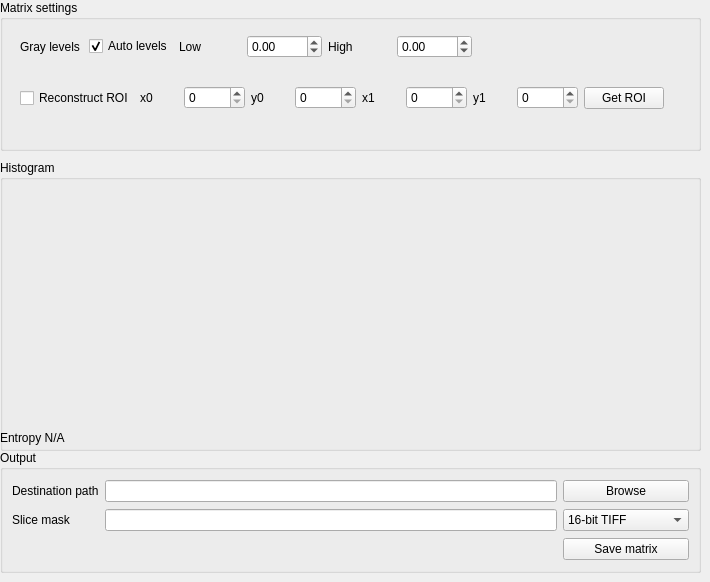
        <widget class="QWidget" name="tabMatrix">
         <attribute name="title">
          <string>Results</string>
         </attribute>
         <widget class="QGroupBox" name="groupMatrixSettings">
          <property name="geometry">
           <rect>
            <x>0</x>
            <y>0</y>
            <width>701</width>
            <height>151</height>
           </rect>
          </property>
          <property name="title">
           <string>Matrix settings</string>
          </property>
          <widget class="QWidget" name="layoutWidget">
           <property name="geometry">
            <rect>
             <x>20</x>
             <y>30</y>
             <width>452</width>
             <height>33</height>
            </rect>
           </property>
           <layout class="QHBoxLayout" name="layoutGraylevels">
            <item>
             <widget class="QLabel" name="label_40">
              <property name="text">
               <string>Gray levels</string>
              </property>
             </widget>
            </item>
            <item>
             <widget class="QCheckBox" name="checkUseAutograyLevels">
              <property name="text">
               <string>Auto levels</string>
              </property>
              <property name="checked">
               <bool>true</bool>
              </property>
             </widget>
            </item>
            <item>
             <widget class="QLabel" name="label_41">
              <property name="text">
               <string>Low</string>
              </property>
              <property name="buddy">
               <cstring>dspinGrayLow</cstring>
              </property>
             </widget>
            </item>
            <item>
             <widget class="QDoubleSpinBox" name="dspinGrayLow">
              <property name="minimum">
               <double>-1000.000000000000000</double>
              </property>
              <property name="maximum">
               <double>5000.000000000000000</double>
              </property>
              <property name="singleStep">
               <double>0.100000000000000</double>
              </property>
             </widget>
            </item>
            <item>
             <widget class="QLabel" name="label_42">
              <property name="text">
               <string>High</string>
              </property>
              <property name="buddy">
               <cstring>dspinGrayHigh</cstring>
              </property>
             </widget>
            </item>
            <item>
             <widget class="QDoubleSpinBox" name="dspinGrayHigh">
              <property name="minimum">
               <double>-1000.000000000000000</double>
              </property>
              <property name="maximum">
               <double>5000.000000000000000</double>
              </property>
              <property name="singleStep">
               <double>0.100000000000000</double>
              </property>
             </widget>
            </item>
           </layout>
          </widget>
          <widget class="QWidget" name="layoutWidget">
           <property name="geometry">
            <rect>
             <x>20</x>
             <y>80</y>
             <width>644</width>
             <height>36</height>
            </rect>
           </property>
           <layout class="QHBoxLayout" name="layoutMatrixROI">
            <item>
             <widget class="QCheckBox" name="checkUseMatrixROI">
              <property name="text">
               <string>Reconstruct ROI</string>
              </property>
             </widget>
            </item>
            <item>
             <widget class="QLabel" name="labelMX0">
              <property name="text">
               <string>x0</string>
              </property>
              <property name="buddy">
               <cstring>spinMatrixROI0</cstring>
              </property>
             </widget>
            </item>
            <item>
             <widget class="QSpinBox" name="spinMatrixROI0">
              <property name="maximum">
               <number>10000</number>
              </property>
             </widget>
            </item>
            <item>
             <widget class="QLabel" name="labelMX1">
              <property name="text">
               <string>y0</string>
              </property>
              <property name="buddy">
               <cstring>spinMatrixROI1</cstring>
              </property>
             </widget>
            </item>
            <item>
             <widget class="QSpinBox" name="spinMatrixROI1">
              <property name="maximum">
               <number>10000</number>
              </property>
             </widget>
            </item>
            <item>
             <widget class="QLabel" name="labelMX2">
              <property name="text">
               <string>x1</string>
              </property>
              <property name="buddy">
               <cstring>spinMatrixROI2</cstring>
              </property>
             </widget>
            </item>
            <item>
             <widget class="QSpinBox" name="spinMatrixROI2">
              <property name="maximum">
               <number>10000</number>
              </property>
             </widget>
            </item>
            <item>
             <widget class="QLabel" name="labelMX3">
              <property name="text">
               <string>y1</string>
              </property>
              <property name="buddy">
               <cstring>spinMatrixROI3</cstring>
              </property>
             </widget>
            </item>
            <item>
             <widget class="QSpinBox" name="spinMatrixROI3">
              <property name="maximum">
               <number>10000</number>
              </property>
             </widget>
            </item>
            <item>
             <widget class="QPushButton" name="buttonGetMatrixROI">
              <property name="text">
               <string>Get ROI</string>
              </property>
             </widget>
            </item>
           </layout>
          </widget>
         </widget>
         <widget class="QGroupBox" name="groupHistogram">
          <property name="geometry">
           <rect>
            <x>0</x>
            <y>160</y>
            <width>701</width>
            <height>291</height>
           </rect>
          </property>
          <property name="title">
           <string>Histogram</string>
          </property>
          <widget class="QLabel" name="labelMatrixEntropy">
           <property name="geometry">
            <rect>
             <x>0</x>
             <y>270</y>
             <width>121</width>
             <height>16</height>
            </rect>
           </property>
           <property name="text">
            <string>Entropy N/A</string>
           </property>
          </widget>
          <widget class="QtAddons::Plotter" name="plotHistogram" native="true">
           <property name="geometry">
            <rect>
             <x>10</x>
             <y>20</y>
             <width>681</width>
             <height>241</height>
            </rect>
           </property>
          </widget>
         </widget>
         <widget class="QGroupBox" name="groupOutput">
          <property name="geometry">
           <rect>
            <x>0</x>
            <y>450</y>
            <width>701</width>
            <height>123</height>
           </rect>
          </property>
          <property name="title">
           <string>Output</string>
          </property>
          <layout class="QGridLayout" name="gridLayout_7">
           <item row="0" column="0">
            <widget class="QLabel" name="label_48">
             <property name="text">
              <string>Destination path</string>
             </property>
             <property name="buddy">
              <cstring>editDestPath</cstring>
             </property>
            </widget>
           </item>
           <item row="0" column="1">
            <widget class="QLineEdit" name="editDestPath"/>
           </item>
           <item row="1" column="0">
            <widget class="QLabel" name="label_49">
             <property name="text">
              <string>Slice mask</string>
             </property>
             <property name="buddy">
              <cstring>editSliceMask</cstring>
             </property>
            </widget>
           </item>
           <item row="1" column="1">
            <widget class="QLineEdit" name="editSliceMask"/>
           </item>
           <item row="1" column="2">
            <widget class="QComboBox" name="comboDestFileType">
             <property name="currentIndex">
              <number>1</number>
             </property>
             <item>
              <property name="text">
               <string>8-bit TIFF</string>
              </property>
             </item>
             <item>
              <property name="text">
               <string>16-bit TIFF</string>
              </property>
             </item>
             <item>
              <property name="text">
               <string>Float TIFF (32-bit)</string>
              </property>
             </item>
            </widget>
           </item>
           <item row="2" column="0" colspan="2">
            <spacer name="horizontalSpacer_15">
             <property name="orientation">
              <enum>Qt::Horizontal</enum>
             </property>
             <property name="sizeHint" stdset="0">
              <size>
               <width>398</width>
               <height>20</height>
              </size>
             </property>
            </spacer>
           </item>
           <item row="2" column="2">
            <widget class="QPushButton" name="buttonSaveMatrix">
             <property name="text">
              <string>Save matrix</string>
             </property>
            </widget>
           </item>
           <item row="0" column="2">
            <widget class="QPushButton" name="buttonBrowseDestinationPath">
             <property name="text">
              <string>Browse</string>
             </property>
            </widget>
           </item>
          </layout>
         </widget>
        </widget>
